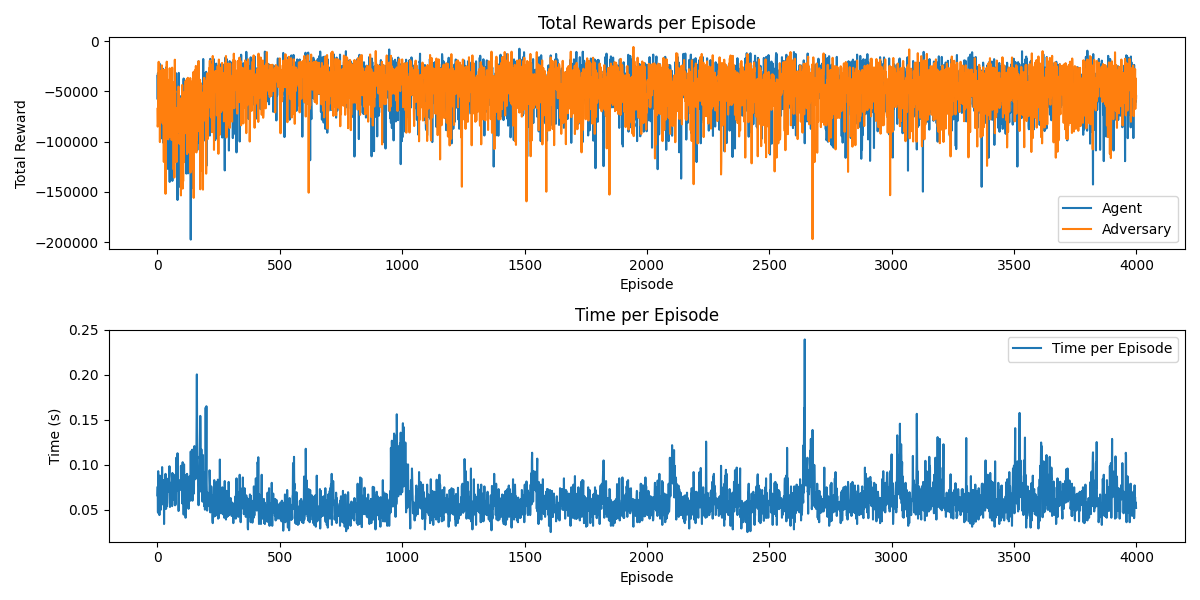

Write the Python code that produced this figure.
import gym
import gym_simpletetris
import numpy as np
import os
import matplotlib.pyplot as plt
import time

# Parameters
num_episodes = 4000
max_steps = 500
alpha = 0.1
gamma = 0.99
epsilon = 1.0
epsilon_decay = 0.995
epsilon_min = 0.4

# Environment setup
env_agent = gym.make('SimpleTetris-v0', obs_type='grayscale', reward_step=True, penalise_height_increase=True, advanced_clears=True, penalise_holes_increase=True)
env_adversary = gym.make('SimpleTetris-v0', obs_type='grayscale', reward_step=True, penalise_height_increase=True, advanced_clears=True, penalise_holes_increase=True)

# Check environment observation and action spaces
state_shape = env_agent.observation_space.shape
state_size = np.prod(state_shape)
action_size = env_agent.action_space.n

# Initialize Q-tables
Q1_agent = np.zeros((state_size, action_size))
Q2_agent = np.zeros((state_size, action_size))
Q1_adversary = np.zeros((state_size, action_size))
Q2_adversary = np.zeros((state_size, action_size))

# Functions to flatten state, select action, and update Q-tables
def flatten_state(state):
    return state.flatten()

def state_to_index(state):
    return hash(state.tobytes()) % state_size

def select_action(state, Q1, Q2, epsilon):
    if np.random.rand() <= epsilon:
        return np.random.choice(action_size)
    state_index = state_to_index(state)
    q_values = Q1[state_index, :] + Q2[state_index, :]
    return np.argmax(q_values)

def update_q_tables(state, action, reward, next_state, done, Q1, Q2, alpha, gamma):
    state_index = state_to_index(state)
    next_state_index = state_to_index(next_state)
    if np.random.rand() < 0.5:
        best_next_action = np.argmax(Q1[next_state_index, :])
        td_target = reward + (1 - done) * gamma * Q2[next_state_index, best_next_action]
        td_error = td_target - Q1[state_index, action]
        Q1[state_index, action] += alpha * td_error
    else:
        best_next_action = np.argmax(Q2[next_state_index, :])
        td_target = reward + (1 - done) * gamma * Q1[next_state_index, best_next_action]
        td_error = td_target - Q2[state_index, action]
        Q2[state_index, action] += alpha * td_error

# Track rewards and times
rewards_agent = []
rewards_adversary = []
times = []

# Training loop
for ep in range(num_episodes):
    start_time = time.time()

    state_agent = env_agent.reset()
    state_adversary = env_adversary.reset()
    state_agent = flatten_state(state_agent)
    state_adversary = flatten_state(state_adversary)
    done_agent = False
    done_adversary = False

    total_reward_agent = 0
    total_reward_adversary = 0

    for t in range(max_steps):
        if not done_agent:
            action_agent = select_action(state_agent, Q1_agent, Q2_agent, epsilon)
            next_state_agent, reward_agent, done_agent, _ = env_agent.step(action_agent)
            next_state_agent = flatten_state(next_state_agent)
            total_reward_agent += reward_agent
            update_q_tables(state_agent, action_agent, reward_agent, next_state_agent, done_agent, Q1_agent, Q2_agent, alpha, gamma)
            state_agent = next_state_agent

        if not done_adversary:
            action_adversary = select_action(state_adversary, Q1_adversary, Q2_adversary, epsilon)
            next_state_adversary, reward_adversary, done_adversary, _ = env_adversary.step(action_adversary)
            next_state_adversary = flatten_state(next_state_adversary)
            total_reward_adversary += reward_adversary
            update_q_tables(state_adversary, action_adversary, reward_adversary, next_state_adversary, done_adversary, Q1_adversary, Q2_adversary, alpha, gamma)
            state_adversary = next_state_adversary

        if done_agent and done_adversary:
            break

    epsilon = max(epsilon_min, epsilon * epsilon_decay)
    rewards_agent.append(total_reward_agent)
    rewards_adversary.append(total_reward_adversary)
    times.append(time.time() - start_time)
    print(f"Episode {ep + 1}/{num_episodes} finished with epsilon {epsilon:.4f} agent: {total_reward_agent} adversary: {total_reward_adversary}")

# Save the Q-tables to the 'double_q' folder
os.makedirs("double_q", exist_ok=True)
np.save(os.path.join("double_q", "Q1_agent.npy"), Q1_agent)
np.save(os.path.join("double_q", "Q2_agent.npy"), Q2_agent)
np.save(os.path.join("double_q", "Q1_adversary.npy"), Q1_adversary)
np.save(os.path.join("double_q", "Q2_adversary.npy"), Q2_adversary)

# Plot the rewards and times
plt.figure(figsize=(12, 6))
plt.subplot(2, 1, 1)
plt.plot(rewards_agent, label='Agent')
plt.plot(rewards_adversary, label='Adversary')
plt.xlabel('Episode')
plt.ylabel('Total Reward')
plt.title('Total Rewards per Episode')
plt.legend()

plt.subplot(2, 1, 2)
plt.plot(times, label='Time per Episode')
plt.xlabel('Episode')
plt.ylabel('Time (s)')
plt.title('Time per Episode')
plt.legend()

plt.tight_layout()
plt.show()